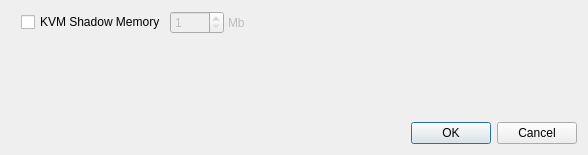
<?xml version="1.0" encoding="UTF-8"?>
<ui version="4.0">
 <class>KVM_Options</class>
 <widget class="QDialog" name="KVM_Options">
  <property name="geometry">
   <rect>
    <x>0</x>
    <y>0</y>
    <width>588</width>
    <height>155</height>
   </rect>
  </property>
  <property name="windowTitle">
   <string>KVM Options</string>
  </property>
  <layout class="QGridLayout" name="gridLayout">
   <item row="0" column="0">
    <layout class="QGridLayout" name="gridLayout_8">
     <property name="leftMargin">
      <number>10</number>
     </property>
     <property name="spacing">
      <number>4</number>
     </property>
     <item row="0" column="0">
      <widget class="QCheckBox" name="CH_KVM_Shadow_Memory">
       <property name="text">
        <string>KVM Shadow Memory</string>
       </property>
      </widget>
     </item>
     <item row="0" column="1">
      <widget class="QSpinBox" name="SB_KVM_Shadow_Memory_Size">
       <property name="enabled">
        <bool>false</bool>
       </property>
       <property name="minimum">
        <number>1</number>
       </property>
       <property name="maximum">
        <number>2048</number>
       </property>
      </widget>
     </item>
     <item row="0" column="2">
      <widget class="QLabel" name="Label_KVM_Shadow_Memory_Mb">
       <property name="enabled">
        <bool>false</bool>
       </property>
       <property name="sizePolicy">
        <sizepolicy hsizetype="Maximum" vsizetype="Preferred">
         <horstretch>0</horstretch>
         <verstretch>0</verstretch>
        </sizepolicy>
       </property>
       <property name="text">
        <string>Mb</string>
       </property>
      </widget>
     </item>
     <item row="0" column="3">
      <spacer name="horizontalSpacer_5">
       <property name="orientation">
        <enum>Qt::Horizontal</enum>
       </property>
       <property name="sizeHint" stdset="0">
        <size>
         <width>221</width>
         <height>22</height>
        </size>
       </property>
      </spacer>
     </item>
    </layout>
   </item>
   <item row="1" column="0">
    <spacer name="verticalSpacer">
     <property name="orientation">
      <enum>Qt::Vertical</enum>
     </property>
     <property name="sizeHint" stdset="0">
      <size>
       <width>20</width>
       <height>103</height>
      </size>
     </property>
    </spacer>
   </item>
   <item row="2" column="0">
    <widget class="Dialog_Button_Box" name="buttonBox">
     <property name="orientation">
      <enum>Qt::Horizontal</enum>
     </property>
     <property name="standardButtons">
      <set>QDialogButtonBox::Cancel|QDialogButtonBox::Ok</set>
     </property>
    </widget>
   </item>
  </layout>
 </widget>
 <customwidgets>
  <customwidget>
   <class>Dialog_Button_Box</class>
   <extends>QDialogButtonBox</extends>
   <header>Dialog_Button_Box.h</header>
  </customwidget>
 </customwidgets>
 <resources/>
 <connections>
  <connection>
   <sender>buttonBox</sender>
   <signal>accepted()</signal>
   <receiver>KVM_Options</receiver>
   <slot>accept()</slot>
   <hints>
    <hint type="sourcelabel">
     <x>248</x>
     <y>254</y>
    </hint>
    <hint type="destinationlabel">
     <x>157</x>
     <y>274</y>
    </hint>
   </hints>
  </connection>
  <connection>
   <sender>buttonBox</sender>
   <signal>rejected()</signal>
   <receiver>KVM_Options</receiver>
   <slot>reject()</slot>
   <hints>
    <hint type="sourcelabel">
     <x>316</x>
     <y>260</y>
    </hint>
    <hint type="destinationlabel">
     <x>286</x>
     <y>274</y>
    </hint>
   </hints>
  </connection>
  <connection>
   <sender>CH_KVM_Shadow_Memory</sender>
   <signal>toggled(bool)</signal>
   <receiver>SB_KVM_Shadow_Memory_Size</receiver>
   <slot>setEnabled(bool)</slot>
   <hints>
    <hint type="sourcelabel">
     <x>107</x>
     <y>140</y>
    </hint>
    <hint type="destinationlabel">
     <x>234</x>
     <y>140</y>
    </hint>
   </hints>
  </connection>
  <connection>
   <sender>CH_KVM_Shadow_Memory</sender>
   <signal>toggled(bool)</signal>
   <receiver>Label_KVM_Shadow_Memory_Mb</receiver>
   <slot>setEnabled(bool)</slot>
   <hints>
    <hint type="sourcelabel">
     <x>107</x>
     <y>140</y>
    </hint>
    <hint type="destinationlabel">
     <x>283</x>
     <y>140</y>
    </hint>
   </hints>
  </connection>
 </connections>
</ui>
